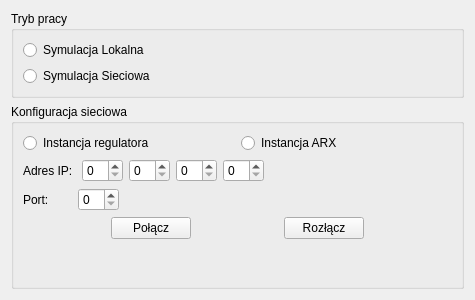
<?xml version="1.0" encoding="UTF-8"?>
<ui version="4.0">
 <class>WorkDialog</class>
 <widget class="QWidget" name="WorkDialog">
  <property name="geometry">
   <rect>
    <x>0</x>
    <y>0</y>
    <width>475</width>
    <height>300</height>
   </rect>
  </property>
  <property name="windowTitle">
   <string>Form</string>
  </property>
  <layout class="QHBoxLayout" name="horizontalLayout_2">
   <item>
    <layout class="QVBoxLayout" name="verticalLayout">
     <item>
      <widget class="QGroupBox" name="GBoxWork">
       <property name="enabled">
        <bool>true</bool>
       </property>
       <property name="title">
        <string>Tryb pracy</string>
       </property>
       <property name="flat">
        <bool>false</bool>
       </property>
       <layout class="QVBoxLayout" name="verticalLayout_3">
        <item>
         <widget class="QRadioButton" name="RdioLocal">
          <property name="text">
           <string>Symulacja Lokalna</string>
          </property>
         </widget>
        </item>
        <item>
         <widget class="QRadioButton" name="RdioNet">
          <property name="text">
           <string>Symulacja Sieciowa</string>
          </property>
         </widget>
        </item>
       </layout>
      </widget>
     </item>
     <item>
      <widget class="QGroupBox" name="GBoxNetwork">
       <property name="title">
        <string>Konfiguracja sieciowa</string>
       </property>
       <layout class="QVBoxLayout" name="verticalLayout_5">
        <item>
         <layout class="QHBoxLayout" name="horizontalLayout">
          <item>
           <widget class="QRadioButton" name="rdio_reg">
            <property name="text">
             <string>Instancja regulatora</string>
            </property>
           </widget>
          </item>
          <item>
           <widget class="QRadioButton" name="rdio_arx">
            <property name="text">
             <string>Instancja ARX</string>
            </property>
           </widget>
          </item>
         </layout>
        </item>
        <item>
         <layout class="QHBoxLayout" name="horizontalLayout_3">
          <item>
           <widget class="QLabel" name="LblIP">
            <property name="text">
             <string>Adres IP: </string>
            </property>
           </widget>
          </item>
          <item>
           <widget class="QSpinBox" name="SpnFirst"/>
          </item>
          <item>
           <widget class="QSpinBox" name="SpnSecond"/>
          </item>
          <item>
           <widget class="QSpinBox" name="SpnThird"/>
          </item>
          <item>
           <widget class="QSpinBox" name="SpnFourth"/>
          </item>
          <item>
           <spacer name="horizontalSpacer_2">
            <property name="orientation">
             <enum>Qt::Horizontal</enum>
            </property>
            <property name="sizeHint" stdset="0">
             <size>
              <width>40</width>
              <height>20</height>
             </size>
            </property>
           </spacer>
          </item>
         </layout>
        </item>
        <item>
         <layout class="QHBoxLayout" name="horizontalLayout_9">
          <item>
           <widget class="QLabel" name="LblPort">
            <property name="text">
             <string>Port:       </string>
            </property>
           </widget>
          </item>
          <item>
           <widget class="QSpinBox" name="spinBox"/>
          </item>
          <item>
           <spacer name="horizontalSpacer">
            <property name="orientation">
             <enum>Qt::Horizontal</enum>
            </property>
            <property name="sizeHint" stdset="0">
             <size>
              <width>40</width>
              <height>20</height>
             </size>
            </property>
           </spacer>
          </item>
         </layout>
        </item>
        <item>
         <layout class="QHBoxLayout" name="horizontalLayout_5">
          <item>
           <spacer name="horizontalSpacer_3">
            <property name="orientation">
             <enum>Qt::Horizontal</enum>
            </property>
            <property name="sizeHint" stdset="0">
             <size>
              <width>40</width>
              <height>20</height>
             </size>
            </property>
           </spacer>
          </item>
          <item>
           <widget class="QPushButton" name="BtnConnect">
            <property name="text">
             <string>Połącz</string>
            </property>
           </widget>
          </item>
          <item>
           <spacer name="horizontalSpacer_5">
            <property name="orientation">
             <enum>Qt::Horizontal</enum>
            </property>
            <property name="sizeHint" stdset="0">
             <size>
              <width>40</width>
              <height>20</height>
             </size>
            </property>
           </spacer>
          </item>
          <item>
           <widget class="QPushButton" name="BtnDisconnect">
            <property name="text">
             <string>Rozłącz</string>
            </property>
           </widget>
          </item>
          <item>
           <spacer name="horizontalSpacer_4">
            <property name="orientation">
             <enum>Qt::Horizontal</enum>
            </property>
            <property name="sizeHint" stdset="0">
             <size>
              <width>40</width>
              <height>20</height>
             </size>
            </property>
           </spacer>
          </item>
         </layout>
        </item>
        <item>
         <spacer name="verticalSpacer">
          <property name="orientation">
           <enum>Qt::Vertical</enum>
          </property>
          <property name="sizeHint" stdset="0">
           <size>
            <width>20</width>
            <height>40</height>
           </size>
          </property>
         </spacer>
        </item>
       </layout>
      </widget>
     </item>
    </layout>
   </item>
  </layout>
 </widget>
 <resources/>
 <connections/>
</ui>
